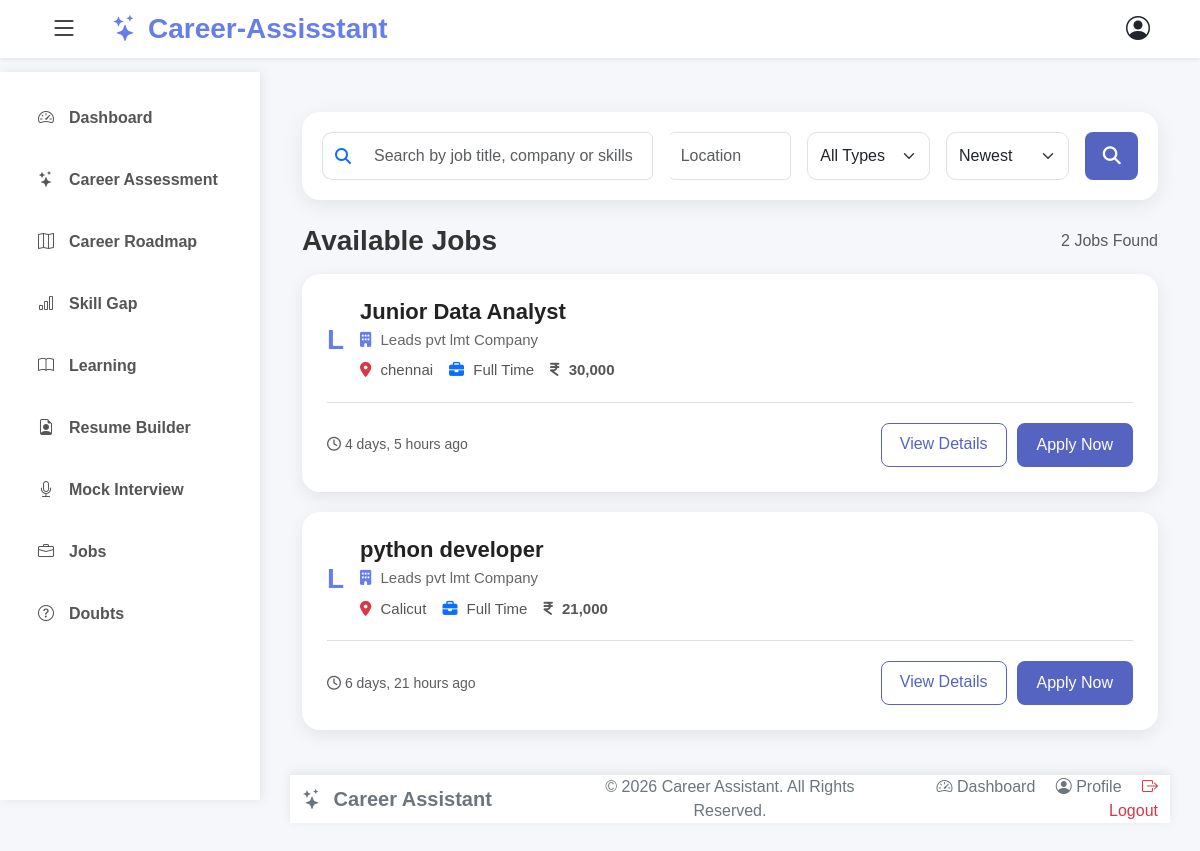
The page /jobportal/ on the database its author committed.
### careerproject/models.py (models this page shows, shortened)
class Job(models.Model):
    company = models.ForeignKey(CompanyProfile, on_delete=models.CASCADE)
    job_title = models.CharField(max_length=100)
    description = models.TextField()
    location = models.CharField(max_length=100)
    STATUS_CHOICES = (
    ('Open', 'Open'),
    ('Closed', 'Closed'),
    )
    status = models.CharField(max_length=10, choices=STATUS_CHOICES, default='Open'
    )
    JOBTYPE_CHOICES = (
            ('Full Time', 'Full Time'),
            ('Part Time', 'Part Time'),
            ('Internship', 'Internship'),
            ('Remote', 'Remote'),
    )
    job_type = models.CharField(max_length=20, choices=JOBTYPE_CHOICES)
    salary = models.CharField(max_length=50, blank=True)
    skills_required = models.TextField()
    deadline = models.DateField()
    posted_on = models.DateTimeField(auto_now_add=True)
    APPROVAL_CHOICES = (
        ('Pending', 'Pending'),
        ('Approved', 'Approved'),
        ('Rejected', 'Rejected'),
    )
    approval_status = models.CharField(
        max_length=20,
        choices=APPROVAL_CHOICES,
        default='Pending'
    )

class CompanyProfile(models.Model):
    user = models.OneToOneField(CustomUser, on_delete=models.CASCADE)
    company_name = models.CharField(max_length=150)
    phone = models.CharField(max_length=15, blank=True)
    website = models.URLField(blank=True)
    location = models.CharField(max_length=100, blank=True)
    INDUSTRY_CHOICES = (
    ('IT', 'Information Technology'),
    ('Finance', 'Finance'),
    ('Healthcare', 'Healthcare'),
    ('Education', 'Education'),
    ('E-Commerce', 'E-Commerce'),
    ('Manufacturing', 'Manufacturing'),
    ('Telecommunications', 'Telecommunications'),
    ('Marketing', 'Marketing'),
    ('Other', 'Other'),
    )
    industry = models.CharField(max_length=100, choices=INDUSTRY_CHOICES, blank=True)

### careerproject/views.py (the view)
# urls.py: path("jobportal/", views.job_portal, name="job_portal"),
def job_portal(request):
    jobs = Job.objects.select_related("company").filter(status="Open",approval_status="Approved").order_by("-posted_on")
    search = request.GET.get("search")
    location = request.GET.get("location")
    job_type = request.GET.get("job_type")
    sort = request.GET.get("sort")
    if search:
        jobs = jobs.filter(
            Q(job_title__icontains=search) |
            Q(company__company_name__icontains=search)
        )
    if location:
        jobs = jobs.filter(location__icontains=location)
    if job_type:
        jobs = jobs.filter(job_type=job_type)
    if sort == "oldest":
        jobs = jobs.order_by("posted_on")
    else:
        jobs = jobs.order_by("-posted_on")
    context = {
        "jobs": jobs,
         "search": search,
        "location": location,
        "job_type": job_type,
        "sort": sort
    }
    return render(request, "student_module/job_portal/stu_job_portal.html", context)

### templates/student_module/job_portal/stu_job_portal.html (shortened to what this page needs)
{% extends 'common/base_private.html' %}
{% load static %}
{% block css %}
<link rel="stylesheet" href="{% static 'css/job_portal.css' %}">
{% endblock %}
{% block content %}
<div class="container py-4">
    <form method="GET">
    <div class="search-box">
        <div class="row align-items-center g-3">
            <div class="col-lg-5">
                <div class="input-group">
                    <span class="input-group-text bg-white border-end-0">
                        <i class="fa-solid fa-magnifying-glass text-primary"></i>
                    </span>
                    <input
                        type="text"
                        class="form-control border-start-0"
                        name="search"
                        placeholder="Search by job title, company or skills" value="{{ search|default:'' }}">
                </div>
            </div>
            <div class="col-lg-2">
                <input
                    type="text"
                    class="form-control"
                    name="location"
                    placeholder="Location"
                    value="{{ location|default:'' }}">
            </div>
            <div class="col-lg-2">
                <select class="form-select" name="job_type" >
                    <option value="">
                        All Types
                    </option>
                </select>
            </div>
            <div class="col-lg-2">
                <select class="form-select" name="sort">
                    <option value="newest"
                {% if sort == "newest" or not sort %}selected{% endif %}>
                Newest
            </option>
                </select>
            </div>
            <div class="col-lg-1">
                <button class="btn btn-primary w-100 search-btn">
                    <i class="fa-solid fa-magnifying-glass"></i>
                </button>
            </div>
        </div>
    </div>
</form>
    <div class="d-flex justify-content-between align-items-center mt-4 mb-3">
        <h3 class="fw-bold mb-0">
            Available Jobs
        </h3>
        <span class="text-muted">
            {{ jobs.count }} Jobs Found
        </span>
    </div>
{% for job in jobs %}
<div class="job-card">
    <div class="d-flex justify-content-between align-items-start">
        <div class="d-flex">
            <div class="logo">
                {{ job.company.company_name|first }}
            </div>
            <div class="ms-3">
                <h5 class="job-title mb-1">
                    {{ job.job_title }}
                </h5>
                <div class="company mb-2">
                    <i class="fa-solid fa-building"></i>
                    {{ job.company.company_name }}
                </div>
                <div class="d-flex flex-wrap gap-3 job-meta">
                    <span>
                        <i class="fa-solid fa-location-dot text-danger"></i>
                        {{ job.location }}
                    </span>
                    <span>
                        <i class="fa-solid fa-briefcase text-primary"></i>
                        {{ job.job_type }}
                    </span>
                    <span class="salary">
                        <i class="fa-solid fa-indian-rupee-sign"></i>
                        {{ job.salary }}
                    </span>
                </div>
            </div>
        </div>
    </div>
    <hr>
    <div class="d-flex justify-content-between align-items-center">
        <small class="text-muted">
            <i class="fa-regular fa-clock"></i>
            {{ job.posted_on|timesince }} ago
        </small>
        <div class="job-btn">
            <a href="{% url 'job_details' job.id %}" class="btn btn-view">
                View Details
            </a>
            <a href="{% url 'apply_job' job.id %}" class="btn btn-apply">
                Apply Now
            </a>
        </div>
    </div>
</div>
{% empty %}
<div class="alert alert-warning">
No jobs available.
</div>
{% endfor %}
{%endblock%}

### static/css/private.css (style rules this page uses)
* { margin:0; padding:0; box-sizing:border-box; }
body { font-family:'Segoe UI',sans-serif; background:#f5f7fb; min-height:100vh; display:flex; flex-direction:column; }
.logo { display:flex; align-items:center; gap:10px; font-size:28px; font-weight:700; color:#667eea !important; }
html,body { height:100%; }
body { display:flex; flex-direction:column; min-height:100vh; }

### static/css/job_portal.css (style rules this page uses)
* { margin:0; box-sizing:border-box; }
body { background:#f5f7fb; font-family:Arial,sans-serif; }
.search-box { background:#fff; padding:20px; border-radius:18px; box-shadow:0 5px 20px rgba(0,0,0,.08); }
.input-group-text { background:#fff; border-right:none; border-radius:10px 0 0 10px; }
.form-control { border-left:none; height:48px; box-shadow:none; }
.form-select { height:48px; border-radius:10px; box-shadow:none; }
.search-btn { height:48px; border-radius:10px; font-size:18px; transition:.3s; }
.job-card { background:#fff; border-radius:18px; padding:25px; margin-bottom:20px; box-shadow:0 5px 18px rgba(0,0,0,.08); transition:.3s; }
.job-title { font-size:22px; font-weight:700; color:#222; }
.company { color:#666; font-size:15px; }
.company i { color:#667eea; margin-right:5px; }
.job-meta span { color:#555; font-size:15px; }
.job-meta i { margin-right:5px; }
.salary { color:#198754; font-weight:bold; }
.btn { border-radius:8px; padding:8px 18px; }
.btn-primary { background:#5563c1; border: none; }
.job-btn { display:flex; gap:10px; }
.btn-view { border:1px solid #5563c1; color:#5563c1; background:white; }
.btn-apply { background:#5563c1; color:#fff; border:2px solid #5563c1; }
h3 { color:#333; font-weight:700; }
hr { margin:20px 0; opacity:.15; }

### rows shown on the page
Job: company.company_name|first "L", job_title "Junior Data Analyst", company.company_name "Leads pvt lmt Company", location "chennai", job_type "Full Time", salary "30,000", posted_on "4 days, 5 hours"
Job: company.company_name|first "L", job_title "python developer", company.company_name "Leads pvt lmt Company", location "Calicut", job_type "Full Time", salary "21,000", posted_on "6 days, 21 hours"

### other values the page prints
{{ jobs.count }} "2"
